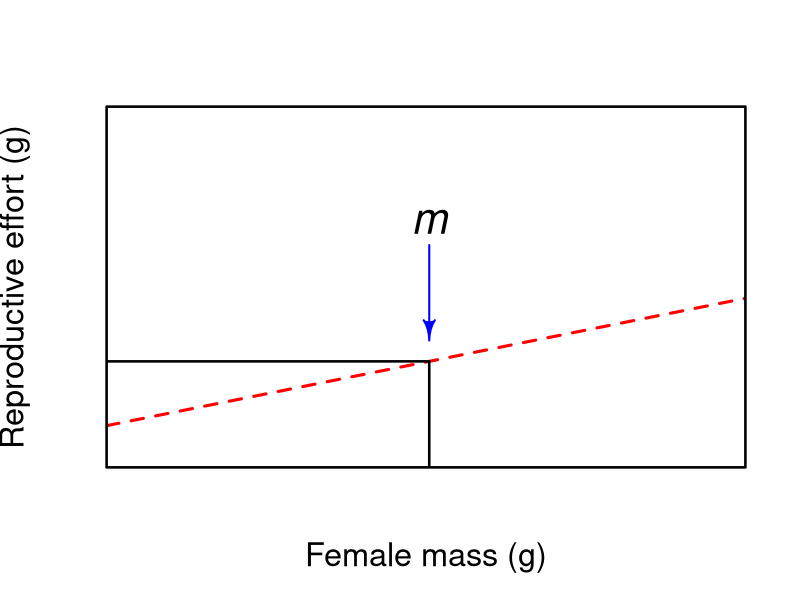
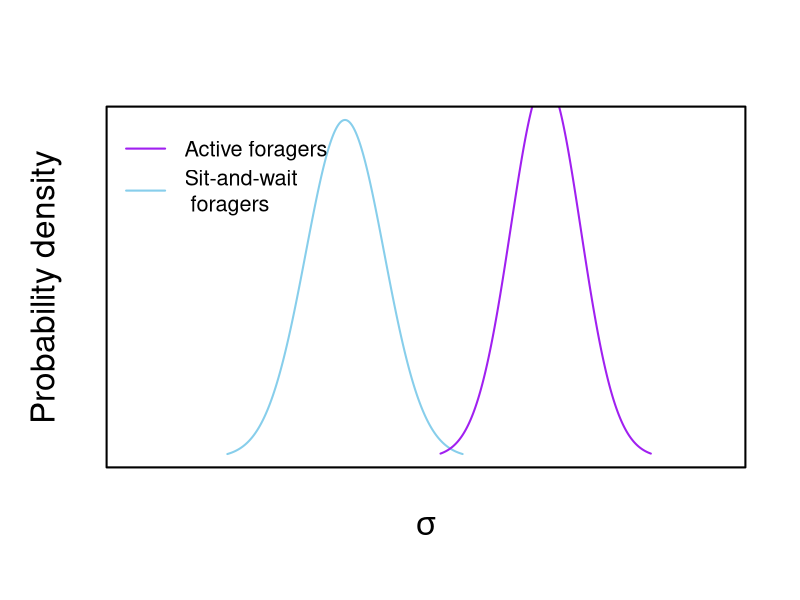

Write R code to recreate these figures, in order.
## ---- chunk 1

library(shape)

x <- rnorm(100, 5, 2)
y <- rnorm(100, 2, 1)

par(bg='transparent', cex.lab = 1.5, cex = 1.3)

plot(y ~ x, axes=FALSE, type = 'n', xlab = 'Female mass (g)', ylab = 'Reproductive effort (g)', pch = 16, col = 'black')
abline(a = 0.2, b = 0.2, lwd = 3, lty = 2, col = 'red')
segments(5, -2, 5, 1.2, lwd = 2.5)
segments(5, 1.2, -2, 1.2, lwd = 2.5)
Arrows(5, 2.7, 5, 1.6, lwd = 2, col = 'blue')
text(x = 5, y = 3, substitute(paste(italic('m'))), cex = 2)
box(lwd = 2.5)

## ---- chunk 2

curve1 <- rnorm(100, 5, 10)
curve2 <- rnorm(100, 55, 10)

x1 <- seq(mean(curve1) - 3*sd(curve1), mean(curve1) + 3*sd(curve1), by = 0.01)
x2 <- seq(mean(curve2) - 3*sd(curve2), mean(curve2) + 3*sd(curve2), by = 0.01)

pdf.curve1 <- dnorm(x1, mean(curve1), sd(curve1))
pdf.curve2 <- dnorm(x2, mean(curve2), sd(curve2))

par(bg = 'transparent')
plot(pdf.curve1 ~ x1, type = 'l', lwd = 2, col = 'skyblue', xlim = c(-50, 100), ylab = '', xlab = '', axes = FALSE)
lines(pdf.curve2 ~ x2, lwd = 2, col = 'purple')
box(lwd = 2)
mtext(side = 1, text = expression(sigma), cex = 2, line = 1.8)
mtext(side = 2, text = 'Probability density', line = 1.8, cex = 2)
legend('topleft', c('Active foragers', 'Sit-and-wait \n foragers'), lwd = 2, col = c('purple', 'skyblue'), bty = 'n')


